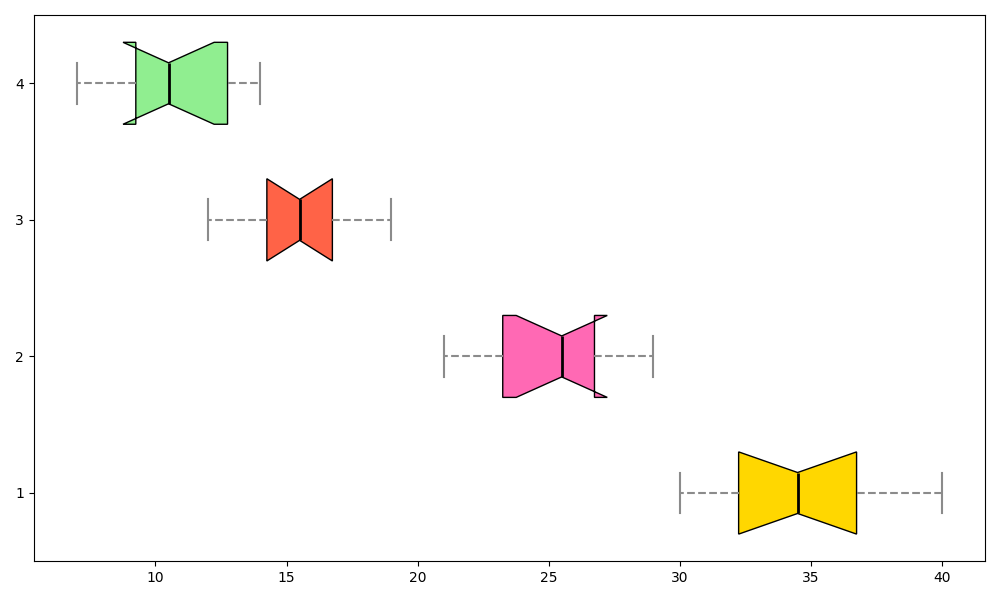

Reproduce this figure in Python.
import matplotlib.pyplot as plt

apple_yield = [38, 30, 35, 40, 32, 33, 34, 31, 36, 37]
orange_yield = [26, 21, 28, 22, 27, 23, 26, 25, 29, 24]
pear_yield = [13, 17, 15, 18, 15, 16, 16, 14, 19, 12]
cherry_yield = [12, 13, 10, 11, 13, 14, 9, 8, 7, 10]

data = [apple_yield, orange_yield, pear_yield, cherry_yield]

fig, ax = plt.subplots(figsize=(10, 6))
boxplot = ax.boxplot(data, vert=False, patch_artist=True, widths=0.6, notch=True)
colors = ['#FFD700', '#FF69B4', '#FF6347', '#90EE90']

for patch, color in zip(boxplot['boxes'], colors):
    patch.set_facecolor(color)

for whisker in boxplot['whiskers']:
    whisker.set(color='#8B8B8B', linewidth=1.5, linestyle='--')
for cap in boxplot['caps']:
    cap.set(color='#8B8B8B', linewidth=1.5)
for median in boxplot['medians']:
    median.set(color='black', linewidth=2)

plt.tight_layout()
plt.show()
